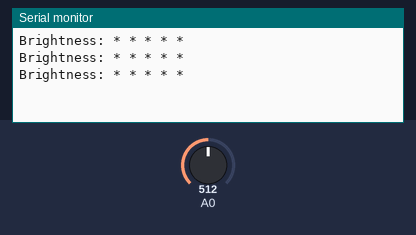
Simulated run of this sketch. Board: Arduino Uno, built with avr-gcc and run on an emulated ATmega328P. Parts: the last lines printed to the serial monitor. The test bench sets the inputs (shaded band); at power-on: A0 = 512.

Above: at 1.3 s.
1.4 s: A0 set to 716
At 1.9 s:
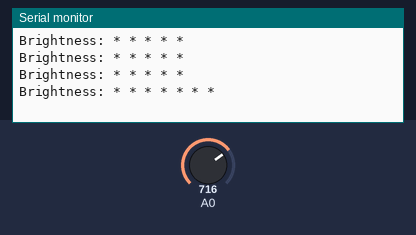
3.5 s: A0 set to 900
At 3.9 s:
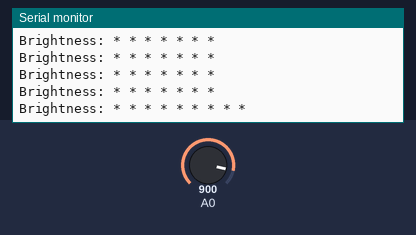
5.5 s: A0 set to 1023
At 5.9 s:
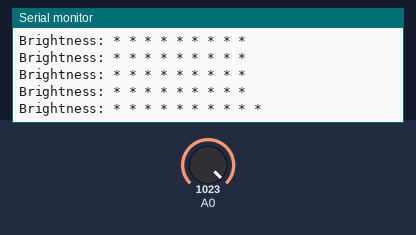
7.5 s: A0 set to 306
At 7.9 s:
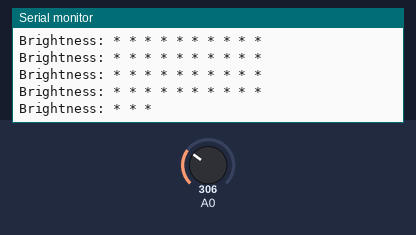
9.5 s: A0 set to 122
At 9.9 s:
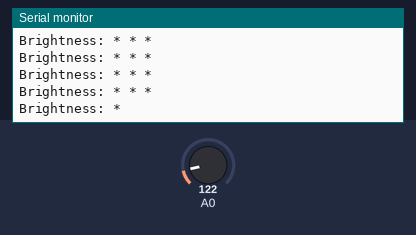
11.5 s: A0 set to 0
At 11.9 s:
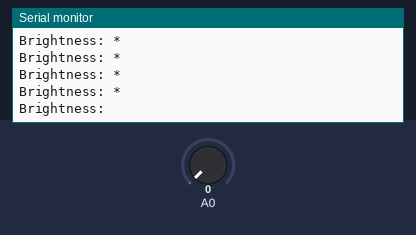

Measured:
- after the input at 1.4 s, the serial monitor: prints a new line after 0.10 s (image 1)
- after the input at 3.5 s, the serial monitor: prints a new line at once (image 2)
- after the input at 5.5 s, the serial monitor: prints a new line at once (image 3)
- after the input at 7.5 s, the serial monitor: prints a new line at once (image 4)
- after the input at 9.5 s, the serial monitor: prints a new line at once (image 5)
- after the input at 11.5 s, the serial monitor: prints a new line at once (image 6)

The sketch:

ngt_light_sensor.ino
```cpp
// Faya-Nugget Sample Code
// Date: 2015/01/27
// Module Name: Light Sensor
// Module Number: #ngt-ss-cds-1A
// Description: Detect light maginitude and show the result in serial monitor.

// Wiring: Module Pin ==> Arduino Pin
//               Vout ==> A0

void setup()
{
    Serial.begin(9600);            //setup uart baud rate
}

void loop()
{
    int cds;
    cds=analogRead(A0);           //read A0 pin value in the cds.
    Serial.print("Brightness: ");
    switch(cds/100)
    {
       case 10:
           Serial.println("* * * * * * * * * *");
           break;
       case 9:
           Serial.println("* * * * * * * * *");
           break;
       case 8:
           Serial.println("* * * * * * * *");
           break;
       case 7:
           Serial.println("* * * * * * *");
           break;
       case 6:
           Serial.println("* * * * * *");
           break;
       case 5:
           Serial.println("* * * * *");
           break;
       case 4:
           Serial.println("* * * *");
           break;
       case 3:
           Serial.println("* * *");
           break;
       case 2:
           Serial.println("* *");
           break;
       case 1:
           Serial.println("*");
           break;
    }

    delay(500);
}
```
